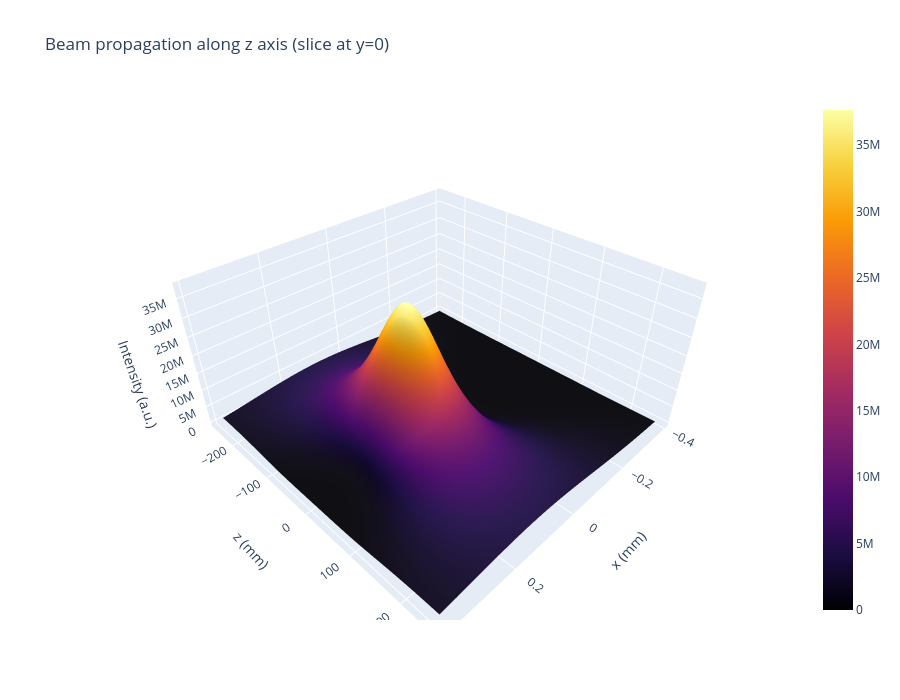

This figure's notebook cell:
### Code cell
num_x = 200
num_z = 180

z = np.linspace(-3*z_R, 3*z_R, num_z)

X, Z = np.meshgrid(x, z)


# compute intensity on the slice y=0
Y = np.zeros_like(X)
I_xz = np.abs(E_coherent_analytical_phase(X, Y, Z, alpha))**2



X_mm = X * 1e3
Z_mm = Z * 1e3

# build plotly surface
fig = go.Figure(data=[go.Surface(x=X_mm, y=Z_mm, z=I_xz,
                                 colorscale='Inferno', cmin=0, cmax=np.max(I_xz))])

fig.update_layout(title='Beam propagation along z axis (slice at y=0)',
                  scene=dict(xaxis_title='x (mm)',
                             yaxis_title='z (mm)',
                             zaxis_title='Intensity (a.u.)',
                             aspectratio=dict(x=1.2, y=1.2, z=0.6)),
                  width=900, height=700)

fig.show()

### Figure 1 — Plotly figure (JSON) as saved in the notebook; plotly's stock layout.template omitted (floating-point values rounded to 4 significant figures; data arrays with more than 128 entries replaced by an {"elided": "..."} marker saying what was removed)
{"data": [{"cmax": 37660000.0, "cmin": 0, "colorscale": [[0, "#000004"], [0.1111, "#1b0c41"], [0.2222, "#4a0c6b"], [0.3333, "#781c6d"], [0.4444, "#a52c60"], [0.5556, "#cf4446"], [0.6667, "#ed6925"], [0.7778, "#fb9b06"], [0.8889, "#f7d13d"], [1, "#fcffa4"]], "type": "surface", "x": {"elided": "180x400 float values"}, "y": {"elided": "180x400 float values"}, "z": {"elided": "180x400 float values"}}], "layout": {"height": 700, "scene": {"aspectratio": {"x": 1.2, "y": 1.2, "z": 0.6}, "xaxis": {"title": {"text": "x (mm)"}}, "yaxis": {"title": {"text": "z (mm)"}}, "zaxis": {"title": {"text": "Intensity (a.u.)"}}}, "title": {"text": "Beam propagation along z axis (slice at y=0)"}, "width": 900}}
